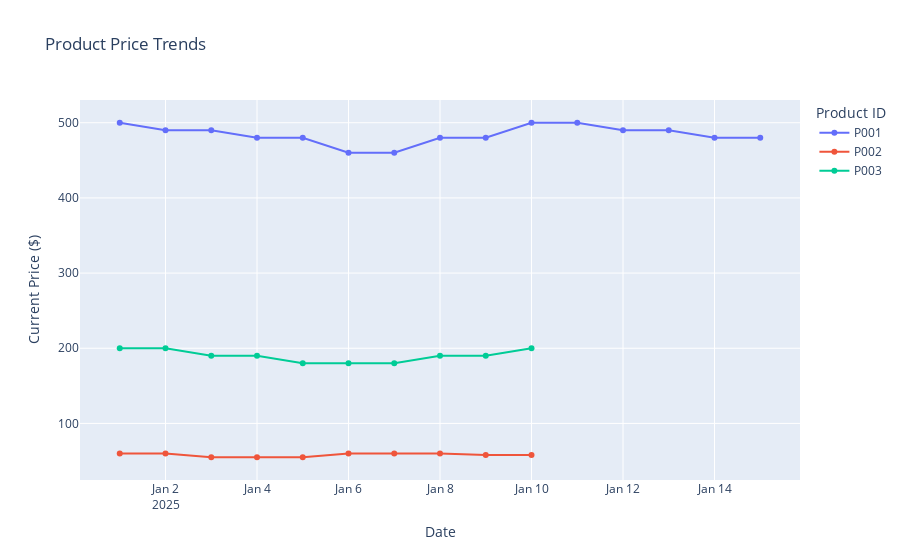

Here is the notebook cell this chart was saved with:
### Markdown cell above
## 2. Visualize Price Trends and Sales Velocity

Let's visualize how prices change over time and how they relate to sales velocity.

### Code cell
# Convert date to datetime
products_df['date'] = pd.to_datetime(products_df['date'])

# Plotting price trends for each product
plt.figure(figsize=(14, 8))
for product_id in products_df['product_id'].unique():
    product_data = products_df[products_df['product_id'] == product_id]
    plt.plot(product_data['date'], product_data['current_price'], marker='o', label=f'Product {product_id}')

plt.title('Price Trends Over Time')
plt.xlabel('Date')
plt.ylabel('Price ($)')
plt.grid(True)
plt.legend()
plt.xticks(rotation=45)
plt.tight_layout()
plt.show()


# Create interactive plot with Plotly
fig = px.line(products_df, x='date', y='current_price', color='product_id',
             title='Product Price Trends', markers=True,
             labels={'current_price': 'Current Price ($)', 'date': 'Date', 'product_id': 'Product ID'})
fig.update_layout(hovermode="x unified")
fig.show()

# Visualize relationship between price and sales velocity
plt.figure(figsize=(16, 6))
for i, product_id in enumerate(products_df['product_id'].unique(), 1):
    plt.subplot(1, 3, i)
    product_data = products_df[products_df['product_id'] == product_id]
    
    plt.scatter(product_data['current_price'], product_data['sales_velocity'], alpha=0.7)
    plt.title(f'Product {product_id}: Price vs. Sales Velocity')
    plt.xlabel('Price ($)')
    plt.ylabel('Sales Velocity (units/day)')
    plt.grid(True, alpha=0.3)
    
    # Add trend line
    z = np.polyfit(product_data['current_price'], product_data['sales_velocity'], 1)
    p = np.poly1d(z)
    plt.plot(product_data['current_price'], p(product_data['current_price']), "r--", alpha=0.7)
    
    # Calculate correlation
    corr = np.corrcoef(product_data['current_price'], product_data['sales_velocity'])[0, 1]
    plt.annotate(f"Correlation: {corr:.2f}", xy=(0.05, 0.95), xycoords='axes fraction')

plt.tight_layout()
plt.show()

### Figure 1 — Plotly figure (JSON) as saved in the notebook; plotly's stock layout.template omitted (floating-point values rounded to 4 significant figures)
{"data": [{"hovertemplate": "Product ID=P001<br>Date=%{x}<br>Current Price ($)=%{y}<extra></extra>", "legendgroup": "P001", "line": {"color": "#636efa", "dash": "solid"}, "marker": {"symbol": "circle"}, "mode": "lines+markers", "name": "P001", "orientation": "v", "showlegend": true, "type": "scatter", "x": ["2025-01-01T00:00:00.000000000", "2025-01-02T00:00:00.000000000", "2025-01-03T00:00:00.000000000", "2025-01-04T00:00:00.000000000", "2025-01-05T00:00:00.000000000", "2025-01-06T00:00:00.000000000", "2025-01-07T00:00:00.000000000", "2025-01-08T00:00:00.000000000", "2025-01-09T00:00:00.000000000", "2025-01-10T00:00:00.000000000", "2025-01-11T00:00:00.000000000", "2025-01-12T00:00:00.000000000", "2025-01-13T00:00:00.000000000", "2025-01-14T00:00:00.000000000", "2025-01-15T00:00:00.000000000"], "xaxis": "x", "y": [500.0, 490.0, 490.0, 480.0, 480.0, 460.0, 460.0, 480.0, 480.0, 500.0, 500.0, 490.0, 490.0, 480.0, 480.0], "yaxis": "y"}, {"hovertemplate": "Product ID=P002<br>Date=%{x}<br>Current Price ($)=%{y}<extra></extra>", "legendgroup": "P002", "line": {"color": "#EF553B", "dash": "solid"}, "marker": {"symbol": "circle"}, "mode": "lines+markers", "name": "P002", "orientation": "v", "showlegend": true, "type": "scatter", "x": ["2025-01-01T00:00:00.000000000", "2025-01-02T00:00:00.000000000", "2025-01-03T00:00:00.000000000", "2025-01-04T00:00:00.000000000", "2025-01-05T00:00:00.000000000", "2025-01-06T00:00:00.000000000", "2025-01-07T00:00:00.000000000", "2025-01-08T00:00:00.000000000", "2025-01-09T00:00:00.000000000", "2025-01-10T00:00:00.000000000"], "xaxis": "x", "y": [59.99, 59.99, 54.99, 54.99, 54.99, 59.99, 59.99, 59.99, 57.99, 57.99], "yaxis": "y"}, {"hovertemplate": "Product ID=P003<br>Date=%{x}<br>Current Price ($)=%{y}<extra></extra>", "legendgroup": "P003", "line": {"color": "#00cc96", "dash": "solid"}, "marker": {"symbol": "circle"}, "mode": "lines+markers", "name": "P003", "orientation": "v", "showlegend": true, "type": "scatter", "x": ["2025-01-01T00:00:00.000000000", "2025-01-02T00:00:00.000000000", "2025-01-03T00:00:00.000000000", "2025-01-04T00:00:00.000000000", "2025-01-05T00:00:00.000000000", "2025-01-06T00:00:00.000000000", "2025-01-07T00:00:00.000000000", "2025-01-08T00:00:00.000000000", "2025-01-09T00:00:00.000000000", "2025-01-10T00:00:00.000000000"], "xaxis": "x", "y": [200.0, 200.0, 190.0, 190.0, 180.0, 180.0, 180.0, 190.0, 190.0, 200.0], "yaxis": "y"}], "layout": {"hovermode": "x unified", "legend": {"title": {"text": "Product ID"}, "tracegroupgap": 0}, "title": {"text": "Product Price Trends"}, "xaxis": {"anchor": "y", "domain": [0, 1], "title": {"text": "Date"}}, "yaxis": {"anchor": "x", "domain": [0, 1], "title": {"text": "Current Price ($)"}}}}
